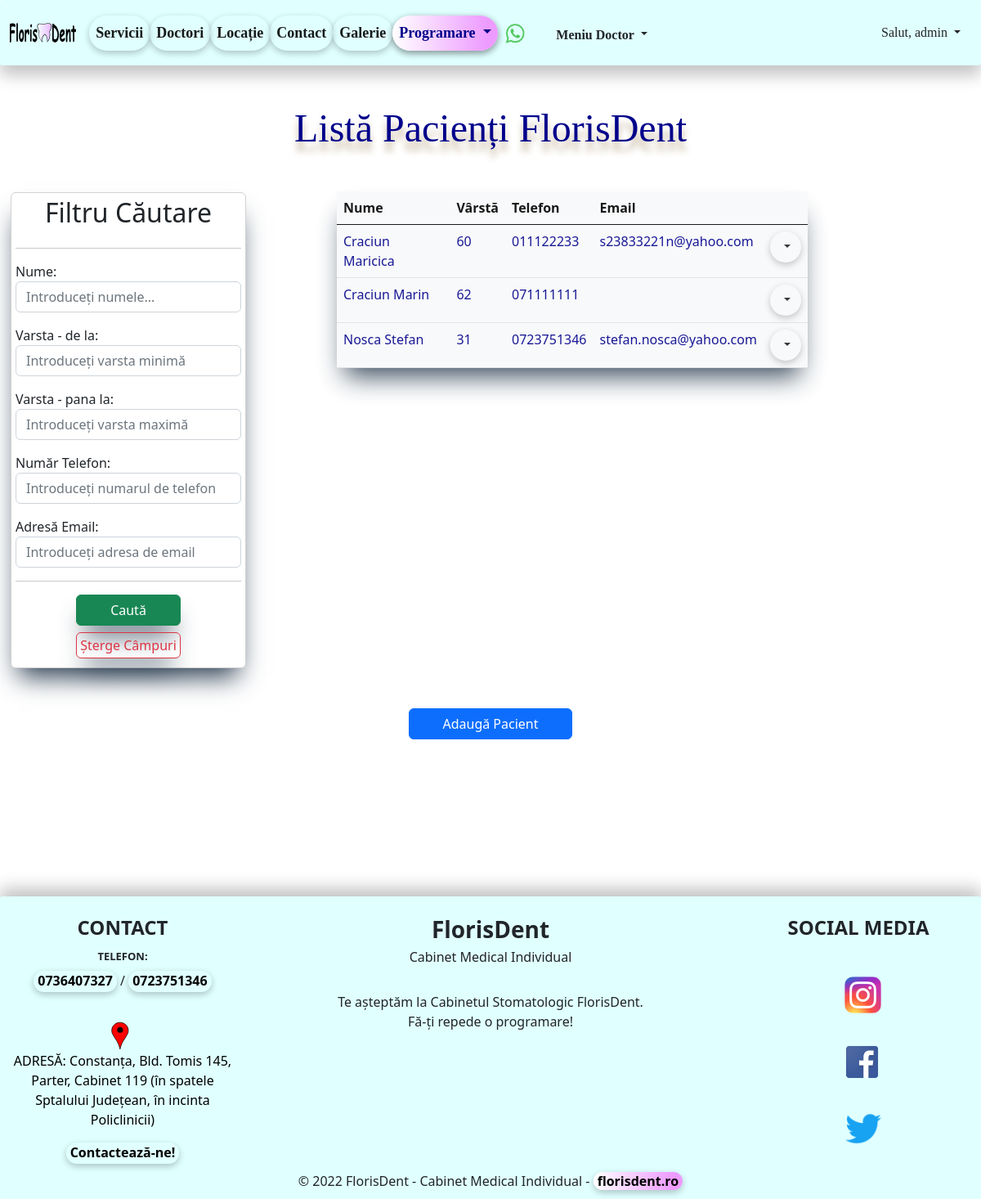
The page /list_of_pacienti/ (signed in) on the database its author committed.
### pacienti/models.py (models this page shows, shortened)
class Pacient(models.Model):
    nume = models.CharField(max_length=50)
    varsta = models.IntegerField(blank=True)
    telefon = models.CharField(blank=True, max_length=25)
    email = models.EmailField(blank=True, max_length=50)
    detalii = models.TextField(blank=True, max_length=500)
    active = models.BooleanField(default=True)
    created_at = models.DateTimeField(auto_now_add=True)
    updated_at = models.DateTimeField(auto_now=True)

### pacienti/views.py (the view)
# urls.py: path('list_of_pacienti/', views.PacientiListView.as_view(), name='list-of-pacienti'),
class PacientiListView(LoginRequiredMixin, ListView):
    template_name = 'pacienti/list_of_pacienti.html'
    model = Pacient
    context_object_name = 'all_pacienti'
    def get_context_data(self, **kwargs):
        data = super(PacientiListView, self).get_context_data(**kwargs)
        all_pacienti = Pacient.objects.all()
        data['pacienti'] = all_pacienti
        my_filter_ = PreturiFilter(self.request.GET, queryset=all_pacienti.order_by('nume'))
        data['all_pacienti'] = my_filter_.qs
        data['my_filter'] = my_filter_
        return data

### templates/pacienti/list_of_pacienti.html (shortened to what this page needs)
{% extends 'base.html' %}
{% load static %}
{% block content %}
    <h2 class="my_header text-center" style="padding: 1rem">Listă Pacienți FlorisDent</h2>
    <br>
    <div class="container-fluid">
        <div class="row">
            <div class="col-md-4">
                <div class="card"
                     style="width: 18rem; box-shadow: rgb(38, 57, 77) 0px 20px 30px -10px; padding: 5px; margin: 1px; background-color: transparent">
                    <h2 class="my-h text-center">Filtru Căutare</h2>
                    <hr>
                    <form class="my-h" method="get">
                        {{ my_filter.form.as_p }}
                        <hr>
                        <button type="submit" class="btn btn-success mx-auto"
                                style="display:grid; justify-content:center; width: 8rem; box-shadow: rgb(38, 57, 77) 0px 20px 30px -10px;  margin: 3%;">
                            Caută
                        </button>
                        <a href="{% url 'list-of-pacienti' %}" class="btn btn-outline-danger mx-auto"
                           style="display:flex; justify-content:center; width: 8rem; box-shadow: rgb(38, 57, 77) 0px 20px 30px -10px; padding:3px; margin: 2%;">
                            Șterge Câmpuri</a>
                    </form>
                </div>
            </div>
            <div class="col-md-6">
                <table class="table table-light table-hover" style=" opacity: 0.9 ;box-shadow: rgb(38, 57, 77) 0px 20px 30px -10px;">
                    <thead class="table_thead">
                    <tr>
                        <th>Nume</th>
                        <th>Vârstă</th>
                        <th>Telefon</th>
                        <th>Email</th>
                        <th></th>
                    </tr>
                    </thead>
                    <tbody>
                    {% for pacienti in all_pacienti %}
                        <tr>
                            <td>{{ pacienti.nume }}</td>
                            <td>{{ pacienti.varsta }}</td>
                            <td>{{ pacienti.telefon }}</td>
                            <td>{{ pacienti.email }}</td>
                            {% if user.is_authenticated %}
                                <td>
                                    <li class="nav-item dropdown" style="list-style-type: none">
                                        <button class="btn dropdown-toggle" id="navbarDropdown"
                                                role="button"
                                                data-bs-toggle="dropdown" aria-expanded="false">
                                        </button>
                                    </li>
                                </td>
                                </tr>
                            {% endif %}
                    {% endfor %}
                    </tbody>
                </table>
            </div>
        </div>
    </div>
    <br><br>
    <div class="d-grid gap-2 col-2 mx-auto">
        <a href="{% url 'create-pacienti' %}" class="btn btn-primary" type="button">Adaugă Pacient</a>
    </div>
{% endblock %}

### templates/navbar.html (shortened to what this page needs)
{% load static %}
<nav class="navbar navbar-expand-sm sticky-top" style="background-color: #e0ffff; height: 80px">
    <div class="container-fluid">
        <a id="navbar-brand" class="navbar-brand" href="{% url 'home' %}" title="Prima Pagina FlorisDent">
            <img src="{% static 'images/florisdent_logo.svg' %}"
                 style="height: 1.6rem;">
        </a>
        <br>
        <div class="collapse navbar-collapse" id="navbarSupportedContent">
            <ul class="navbar-nav me-auto mb-2 mb-lg-0">
                <li class="nav-item">
                    <a class="nav-link active" aria-current="page" href="{% url 'list-preturi' %}"
                       title="Vezi serviciile noastre!">Servicii</a>
                </li>
                <li class="nav-item">
                    <a class="nav-link active" aria-current="page" href="{% url 'list-of-doctori' %}"
                       title="Vezi doctorii nostri!">Doctori</a>
                </li>
                <li class="nav-item d-flex">
                    <a class="nav-link active" aria-current="page" href="{% url 'locatie' %}"
                       title="Vezi unde ne gasesti in Constanta">Locație
                    </a>
                </li>
                <li class="nav-item d-flex">
                    <a class="nav-link active" aria-current="page" href="{% url 'create-mesaj' %}"
                       title="Contacteaza-ne!">Contact
                    </a>
                </li>
                <li class="nav-item d-flex">
                    <a class="nav-link active" aria-current="page" href="{% url 'galerie' %}"
                       title="Vezi Galeria FlorisDent!">Galerie
                    </a>
                </li>
                <li class="nav-item dropdown">
                    <a class="nav-link dropdown-toggle" href="#" role="button" data-bs-toggle="dropdown"
                       aria-expanded="false" title="Fă o programare!" style="color: darkblue; box-shadow: rgba(0, 0, 0, 0.24) 0px 3px 8px;
                        border-radius: 25px; background: rgb(252,252,252); background: linear-gradient(90deg, rgba(255,255,255,1) 0%, rgba(237,155,255,1) 90%);">
                        Programare
                    </a>
                </li>
                <a class="navbar-brand"
                   href="https://api.whatsapp.com/send?phone=+40736407327&text=Buna ziua, as dori o programare, ma puteti ajuta?"
                   title="Contacteaza-ne prin WhatsApp">
                    <img src="{% static 'images/wapp.png' %}" style="height: 25px; padding-top: 1px">
                </a>
                {% if user.is_authenticated %}
                    <div class="dropdown">
                    <button class="btn b_doctor dropdown-toggle" type="button" data-bs-toggle="dropdown"
                            aria-expanded="false" title="Vezi Meniul Doctorului">
                        Meniu Doctor
                    </button>
                {% endif %}
                </div>
            </ul>
            {% if user.is_authenticated %}
                <div class="dropdown">
                    <button class="btn b_user dropdown-toggle" type="button" data-bs-toggle="dropdown"
                            aria-expanded="false">
                        Salut, {{ user }}
                    </button>
                </div>
            {% endif %}
        </div>
    </div>
</nav>

### static/css/main.css (style rules this page uses)
.my_header { color: #00008b; font-size: xxx-large; font-family: Inder, Verdana, Paytone One; text-shadow: 0 11px 8px #c4b59d; }
.nav-link { font-size: large; }

### templates/navbar.html (style rules this page uses)
#navbar-brand { margin-bottom: 5px; padding-bottom: 5px; }
.navbar { border-radius: 3px; box-shadow: rgba(0, 0, 0, 0.24) 0px 12px 20px; width: 100%; float: left; margin: 0 0 0 0; padding: 0; margin-bottom: 3rem; }
.nav-item { font-weight: bold; font-size: smaller; font-family: "Microsoft Sans Serif"; margin: 0; box-shadow: rgba(0, 0, 0, 0.24) 0px 3px 8px; color: black; border-radius: 23px; }
.b_user { border-radius: 25px; font-family: "Microsoft Sans Serif"; }
.b_doctor { border-radius: 25px; font-family: "Microsoft Sans Serif"; font-size: medium; margin-top: 5px; margin-left: 0; font-weight: bold; }

### templates/pacienti/list_of_pacienti.html (style rules this page uses)
.nav-item { list-style-type: none; }
.table_thead { border: 15px; border-radius: 15px; font-weight: bold; color: black; padding: 10px; }
.table-hover { color: darkblue; opacity: 0.9; }

### rows shown on the page
Pacient: nume "Craciun Maricica", varsta "60", telefon "011122233", email "s23833221n@yahoo.com"
Pacient: nume "Craciun Marin", varsta "62", telefon "071111111"
Pacient: nume "Nosca Stefan", varsta "31", telefon "0723751346", email "stefan.nosca@yahoo.com"

### other values the page prints
{{ user }} "admin"
